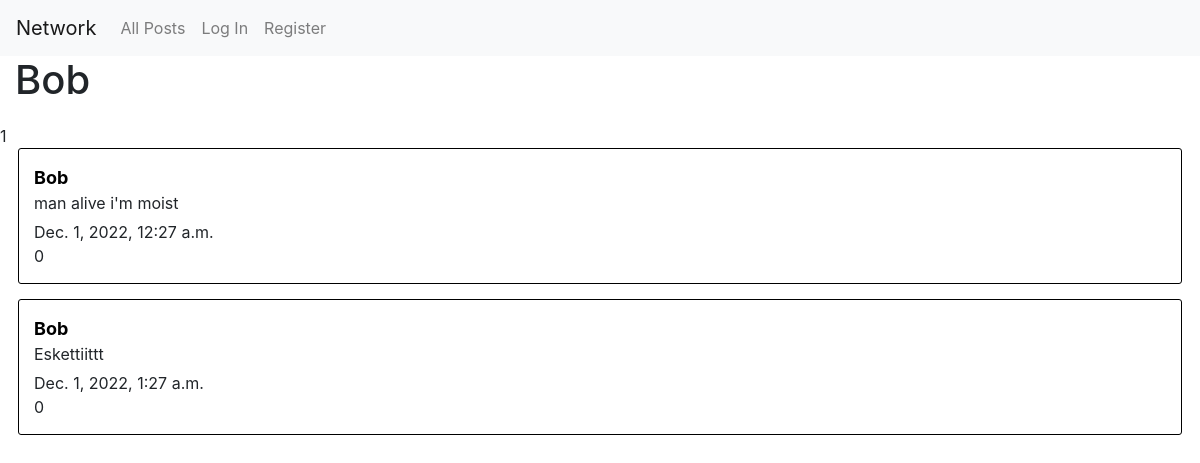
The page /user/3 on the database its author committed.
### network/models.py (models this page shows, shortened)
class User(AbstractUser):
    pass

class Post(models.Model):
    content = models.TextField(blank=False)
    poster = models.ForeignKey("User", on_delete=models.CASCADE, related_name="posts")
    like_count = models.IntegerField(default=0)
    timestamp = models.DateTimeField("Time posted", auto_now_add=True)
    likers =  models.ManyToManyField(User, blank=True, related_name="liked")

### network/views.py (the view)
# urls.py: path('user/<int:user_id>', views.user, name="user"),
def user(request, user_id):
    try:
        user = User.objects.get(pk=user_id)
    except User.DoesNotExist:
        return JsonResponse({"error": "User not found."}, status=404)
    posts = Post.objects.filter(poster=user)
    follows = Follow.objects.filter(followee=user_id)
    followers = []
    for follow in follows:
        followers.append(follow.follower)
    return render(request, "network/user.html", {
        "username": user,
        "posts": posts,
        "followers": followers
    })

### network/templates/network/user.html (shortened to what this page needs)
{% extends "network/layout.html" %}
{% load static %}
{% block body %}
{% if user != username and user.is_authenticated %}
<div class="user-follow">
    <h1 id="follow-name">{{username}}</h1>
    <p id="follow-count">{{ followers|length }} follower{% if followers|length != 1%}s{%endif%}</p>
    <button id="follow-button" class="btn btn-primary" value={{username}}>
        {% if user in followers %}
        Unfollow
        {% else %}
        Follow
        {% endif %}
    </button>
</div>
{% else %}
<h1>{{username}}</h1>
<p>{{ followers|length }}</p>
{% endif %}
{% for post in posts %}
<div class="post">
    <a class="post-user" href="{% url 'user' post.poster.id %}">{{post.poster}}</a>
    <p class="post-content">{{post.content}}</p>
    <p class="timestamp">{{post.timestamp}}</p>
    <p>{{post.like_count}}</p>
</div>
{% endfor %}
{% endblock %}

### network/static/network/styles.css (style rules this page uses)
body { margin: 0; padding: 0; }
p { margin-top: 0px; margin-bottom: 0px; }
h1 { margin-left: 15px; margin-bottom: 20px; }
#new-post, .post { width: 97%; margin: auto; border: 0.5px solid black; border-radius: 3px; padding: 15px; margin-bottom: 15px; }
.post-user { font-size: 18px; color: black; font-weight: 700; }
.post-content { margin-bottom: 5px; max-height: 70px; overflow: hidden; }

### rows shown on the page
User: username "Bob"
Post: poster "Bob", content "man alive i'm moist", timestamp "Dec. 1, 2022, 12:27 a.m.", like_count "0"
Post: poster "Bob", content "Eskettiittt", timestamp "Dec. 1, 2022, 1:27 a.m.", like_count "0"

### other values the page prints
{{ followers|length }} "1"
